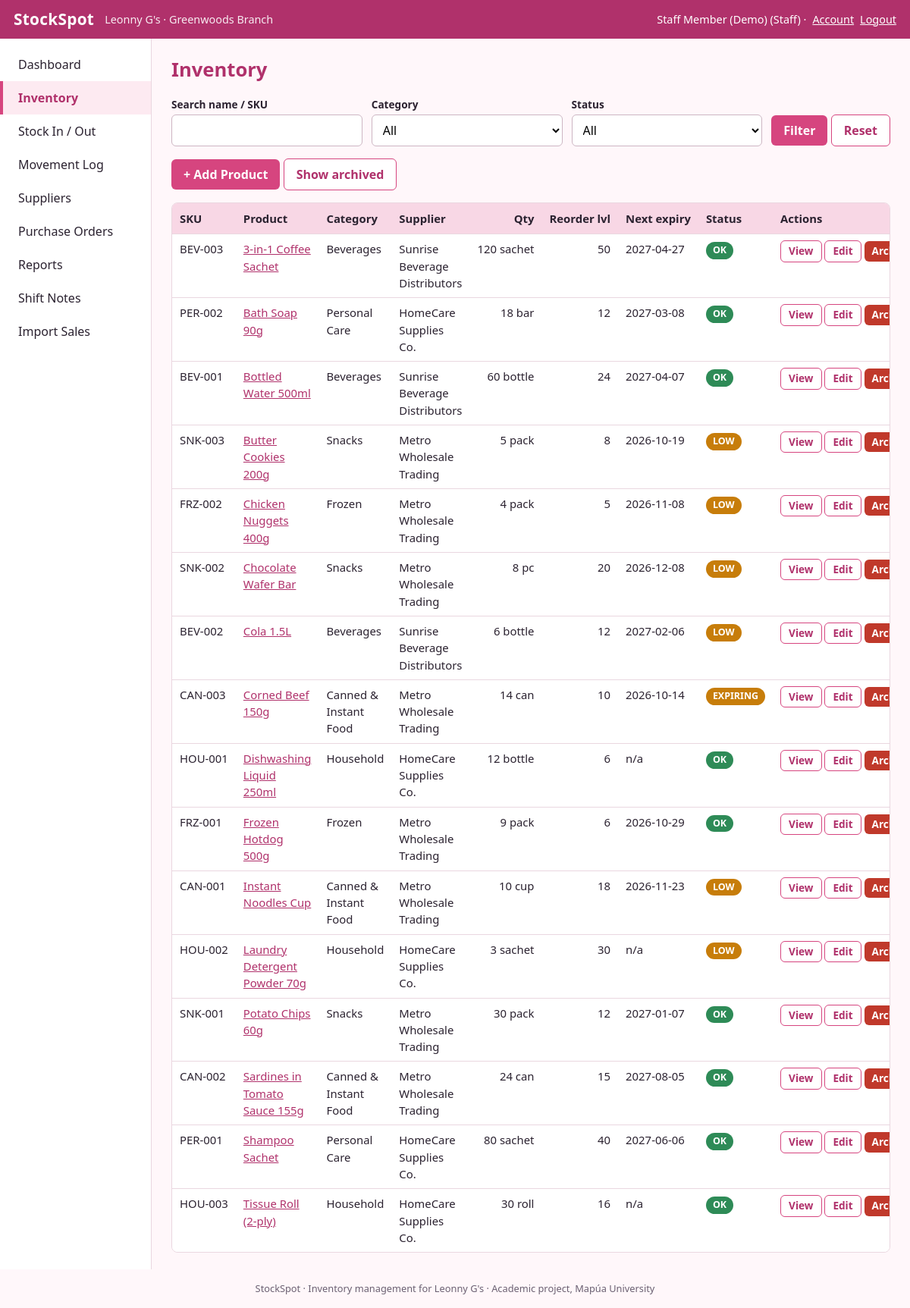
The page /products.php (signed in) on the database its author committed.
### tables this page shows
CREATE TABLE products (
  product_id    INT UNSIGNED AUTO_INCREMENT PRIMARY KEY,
  category_id   INT UNSIGNED NOT NULL,
  supplier_id   INT UNSIGNED NULL,
  sku           VARCHAR(50)  NOT NULL UNIQUE,
  product_name  VARCHAR(100) NOT NULL,
  unit          VARCHAR(20)  NOT NULL DEFAULT 'pc',
  cost_price    DECIMAL(10,2) NOT NULL DEFAULT 0,
  selling_price DECIMAL(10,2) NOT NULL DEFAULT 0,
  reorder_level INT UNSIGNED NOT NULL DEFAULT 0,
  has_expiry    TINYINT(1) NOT NULL DEFAULT 0,
  is_archived   TINYINT(1) NOT NULL DEFAULT 0,
  created_at    TIMESTAMP NOT NULL DEFAULT CURRENT_TIMESTAMP,
  CONSTRAINT fk_prod_cat FOREIGN KEY (category_id) REFERENCES categories(category_id),
  CONSTRAINT fk_prod_sup FOREIGN KEY (supplier_id) REFERENCES suppliers(supplier_id) ON DELETE SET NULL,
  CONSTRAINT chk_prices CHECK (cost_price >= 0 AND selling_price >= 0),
  INDEX idx_prod_name (product_name)
);

CREATE TABLE categories (
  category_id   INT UNSIGNED AUTO_INCREMENT PRIMARY KEY,
  category_name VARCHAR(60) NOT NULL UNIQUE
);

CREATE TABLE suppliers (
  supplier_id    INT UNSIGNED AUTO_INCREMENT PRIMARY KEY,
  supplier_name  VARCHAR(100) NOT NULL,
  contact_number VARCHAR(30)  NULL,
  address        VARCHAR(255) NULL
);

### public/products.php (the view, shortened to what this page needs)
<?php
require __DIR__ . '/../includes/bootstrap.php';
$pdo = db();
$q = get('q'); $cat = parse_uint(get('cat')); $status = get('status'); $archived = get('show') === 'archived';
$where = $archived ? 'p.is_archived = 1' : 'p.is_archived = 0'; $params = [];
$st = $pdo->prepare(product_sql($where)); $st->execute($params);
$rows = [];
foreach ($st->fetchAll() as $p) { $p['status'] = product_status($p); if ($status === '' || $status === $p['status']) $rows[] = $p; }
[$page, $pages, $off, $size] = paginate(count($rows), (int)get('page', '1'));
$rows = array_slice($rows, $off, $size);
$cats = $pdo->query('SELECT * FROM categories ORDER BY category_name')->fetchAll();
?>
<form method="get" class="row">
  <div><label for="q">Search name / SKU</label><input type="search" id="q" name="q" value="<?= e($q) ?>" maxlength="100"></div>
  <div><label for="cat">Category</label><select id="cat" name="cat"><option value="">All</option>
    <?php foreach ($cats as $c): ?><option value="<?= (int)$c['category_id'] ?>" <?= $cat === (int)$c['category_id'] ? 'selected' : '' ?>><?= e($c['category_name']) ?></option><?php endforeach; ?></select></div>
  <div><label for="status">Status</label><select id="status" name="status"><option value="">All</option>
    <?php foreach (['OK','LOW','OUT','EXPIRING','EXPIRED'] as $s): ?><option <?= $status === $s ? 'selected' : '' ?>><?= $s ?></option><?php endforeach; ?></select></div>
  <div style="flex:0 0 auto"><button class="btn" type="submit">Filter</button> <a class="btn sec" href="products.php<?= $archived ? '?show=archived' : '' ?>">Reset</a></div>
</form>
<p><a class="btn" href="product_form.php">+ Add Product</a>
 <a class="btn sec" href="<?= $archived ? 'products.php' : 'products.php?show=archived' ?>"><?= $archived ? 'Show active products' : 'Show archived' ?></a></p>
<div class="tablewrap"><table>
<tr><th>SKU</th><th>Product</th><th>Category</th><th>Supplier</th><th class="num">Qty</th><th class="num">Reorder lvl</th><th>Next expiry</th><th>Status</th><th>Actions</th></tr>
<?php foreach ($rows as $p): ?>
<tr><td class="nw"><?= e($p['sku']) ?></td><td><a href="product_view.php?id=<?= (int)$p['product_id'] ?>"><?= e($p['product_name']) ?></a></td>
<td><?= e($p['category_name']) ?></td><td><?= e($p['supplier_name'] ?? '-') ?></td>
<td class="num"><?= (int)$p['qty'] ?> <?= e($p['unit']) ?></td><td class="num"><?= (int)$p['reorder_level'] ?></td>
<td><?= $p['has_expiry'] ? e($p['next_expiry'] ?? '-') : 'n/a' ?></td><td><?= status_badge($p['status']) ?></td>
<td class="nw"><a class="btn sm sec" href="product_view.php?id=<?= (int)$p['product_id'] ?>">View</a>
 <a class="btn sm sec" href="product_form.php?id=<?= (int)$p['product_id'] ?>">Edit</a>
 <form method="post" class="inline" onsubmit="return confirm('<?= $archived ? 'Restore' : 'Archive' ?> this product?')"><?= csrf_field() ?>
 <button class="btn sm <?= $archived ? '' : 'danger' ?>" type="submit"><?= $archived ? 'Restore' : 'Archive' ?></button></form></td></tr>
<?php endforeach; if (!$rows): ?><tr><td colspan="9" class="empty">No products found.</td></tr><?php endif; ?>
</table></div>

### includes/helpers.php (shortened to what this page needs)
<?php
function e($v): string { return htmlspecialchars((string)$v, ENT_QUOTES | ENT_SUBSTITUTE, 'UTF-8'); }
function get(string $k, string $d = ''): string { return trim((string)($_GET[$k] ?? $d)); }
function product_status(array $p): string {
    $qty = (int)$p['qty'];
    $today = date('Y-m-d');
    if ($qty <= (int)$p['reorder_level']) return 'LOW';
    if (!empty($p['next_expiry']) && $p['next_expiry'] <= date('Y-m-d', strtotime('+' . EXPIRY_WARN_DAYS . ' days'))) return 'EXPIRING';
    return 'OK';
}
function status_badge(string $s): string {
    $cls = ['OK' => 'ok', 'LOW' => 'warn', 'EXPIRING' => 'warn', 'OUT' => 'bad', 'EXPIRED' => 'bad'][$s] ?? 'ok';
    return '<span class="badge ' . $cls . '">' . e($s) . '</span>';
}
function product_sql(string $where = '1=1', string $having = '', string $order = 'p.product_name'): string {
    return "SELECT p.*, c.category_name, s.supplier_name,
              COALESCE(SUM(b.quantity_on_hand),0) AS qty,
              MIN(CASE WHEN b.quantity_on_hand > 0 THEN b.expiry_date END) AS next_expiry
            FROM products p
            JOIN categories c ON c.category_id = p.category_id
            LEFT JOIN suppliers s ON s.supplier_id = p.supplier_id
            LEFT JOIN stock_batches b ON b.product_id = p.product_id
            WHERE $where
            GROUP BY p.product_id
            " . ($having ? "HAVING $having" : '') . "
            ORDER BY $order";
}
function paginate(int $total, int $page, int $size = PAGE_SIZE): array {
    $pages = max(1, (int)ceil($total / $size));
    $page = min(max(1, $page), $pages);
    return [$page, $pages, ($page - 1) * $size, $size];
}

### public/assets/style.css (style rules this page uses)
:root { --pink:#d6457f;--pink-d:#b0316b;--pink-l:#fdeaf1;--pink-m:#f8d7e5;--ink:#2b2230;--mute:#6b6072;--line:#ead7e0;--ok:#2e8b57;--warn:#c77d0a;--bad:#c0392b;--bg:#fff7fa }
* { box-sizing:border-box }
body { margin:0;font-family:system-ui,-apple-system,"Segoe UI",Roboto,Arial,sans-serif;color:var(--ink);background:var(--bg);line-height:1.5 }
a { color:var(--pink-d) }
.inline { display:inline }
.tablewrap { overflow-x:auto;background:#fff;border:1px solid var(--line);border-radius:8px }
table { border-collapse:collapse;width:100%;font-size:.93rem }
th { background:var(--pink-m);text-align:left;padding:9px 10px;white-space:nowrap }
td { padding:8px 10px;border-top:1px solid var(--line);vertical-align:top }
.num { text-align:right;white-space:nowrap }
.badge { display:inline-block;padding:2px 9px;border-radius:99px;font-size:.78rem;font-weight:700;color:#fff }
.badge.ok { background:var(--ok) }
.badge.warn { background:var(--warn) }
.btn,button.btn { display:inline-block;background:var(--pink);color:#fff;border:0;border-radius:6px;padding:8px 16px;font:inherit;font-weight:600;cursor:pointer;text-decoration:none }
.btn.sec { background:#fff;color:var(--pink-d);border:1px solid var(--pink) }
.btn.danger { background:var(--bad) }
.btn.sm { padding:3px 10px;font-size:.85rem }
input[type=text],input[type=password],input[type=number],input[type=date],input[type=search],input[type=file],select,textarea { width:100%;max-width:520px;padding:8px 10px;border:1px solid #cdb6c3;border-radius:6px;font:inherit;background:#fff }
.row { display:flex;gap:12px;flex-wrap:wrap;align-items:flex-end;margin-bottom:12px }
.row>div { flex:1 1 160px }
.row label { display:block;font-size:.85rem;font-weight:600;margin-bottom:3px }
.row input,.row select { max-width:none }
.nw { white-space:nowrap }

### rows shown on the page
products: sku "BEV-003", product_name "3-in-1 Coffee Sachet", category.category_name "Beverages", supplier.supplier_name "Sunrise Beverage Distributors", qty "120", unit "sachet", reorder_level "50", next_expiry "2027-04-27", s "OK"
products: sku "PER-002", product_name "Bath Soap 90g", category.category_name "Personal Care", supplier.supplier_name "HomeCare Supplies Co.", qty "18", unit "bar", reorder_level "12", next_expiry "2027-03-08", s "OK"
products: sku "BEV-001", product_name "Bottled Water 500ml", category.category_name "Beverages", supplier.supplier_name "Sunrise Beverage Distributors", qty "60", unit "bottle", reorder_level "24", next_expiry "2027-04-07", s "OK"
products: sku "SNK-003", product_name "Butter Cookies 200g", category.category_name "Snacks", supplier.supplier_name "Metro Wholesale Trading", qty "5", unit "pack", reorder_level "8", next_expiry "2026-10-19", s "LOW"
products: sku "FRZ-002", product_name "Chicken Nuggets 400g", category.category_name "Frozen", supplier.supplier_name "Metro Wholesale Trading", qty "4", unit "pack", reorder_level "5", next_expiry "2026-11-08", s "LOW"
products: sku "SNK-002", product_name "Chocolate Wafer Bar", category.category_name "Snacks", supplier.supplier_name "Metro Wholesale Trading", qty "8", unit "pc", reorder_level "20", next_expiry "2026-12-08", s "LOW"
products: sku "BEV-002", product_name "Cola 1.5L", category.category_name "Beverages", supplier.supplier_name "Sunrise Beverage Distributors", qty "6", unit "bottle", reorder_level "12", next_expiry "2027-02-06", s "LOW"
products: sku "CAN-003", product_name "Corned Beef 150g", category.category_name "Canned & Instant Food", supplier.supplier_name "Metro Wholesale Trading", qty "14", unit "can", reorder_level "10", next_expiry "2026-10-14", s "EXPIRING"
products: sku "HOU-001", product_name "Dishwashing Liquid 250ml", category.category_name "Household", supplier.supplier_name "HomeCare Supplies Co.", qty "12", unit "bottle", reorder_level "6", has_expiry "n/a", s "OK"
products: sku "FRZ-001", product_name "Frozen Hotdog 500g", category.category_name "Frozen", supplier.supplier_name "Metro Wholesale Trading", qty "9", unit "pack", reorder_level "6", next_expiry "2026-10-29", s "OK"
products: sku "CAN-001", product_name "Instant Noodles Cup", category.category_name "Canned & Instant Food", supplier.supplier_name "Metro Wholesale Trading", qty "10", unit "cup", reorder_level "18", next_expiry "2026-11-23", s "LOW"
products: sku "HOU-002", product_name "Laundry Detergent Powder 70g", category.category_name "Household", supplier.supplier_name "HomeCare Supplies Co.", qty "3", unit "sachet", reorder_level "30", has_expiry "n/a", s "LOW"
products: sku "SNK-001", product_name "Potato Chips 60g", category.category_name "Snacks", supplier.supplier_name "Metro Wholesale Trading", qty "30", unit "pack", reorder_level "12", next_expiry "2027-01-07", s "OK"
products: sku "CAN-002", product_name "Sardines in Tomato Sauce 155g", category.category_name "Canned & Instant Food", supplier.supplier_name "Metro Wholesale Trading", qty "24", unit "can", reorder_level "15", next_expiry "2027-08-05", s "OK"
products: sku "PER-001", product_name "Shampoo Sachet", category.category_name "Personal Care", supplier.supplier_name "HomeCare Supplies Co.", qty "80", unit "sachet", reorder_level "40", next_expiry "2027-06-06", s "OK"
products: sku "HOU-003", product_name "Tissue Roll (2-ply)", category.category_name "Household", supplier.supplier_name "HomeCare Supplies Co.", qty "30", unit "roll", reorder_level "16", has_expiry "n/a", s "OK"

### other values the page prints
APP_NAME "StockSpot"
STORE_NAME "Leonny G's"
$u['name'] "Staff Member (Demo)"
$u['role'] "Staff"
$label "Dashboard"
$label "Inventory"
$label "Stock In / Out"
$label "Movement Log"
$label "Suppliers"
$label "Purchase Orders"
$label "Reports"
$label "Shift Notes"
$label "Import Sales"
$title "Inventory"
